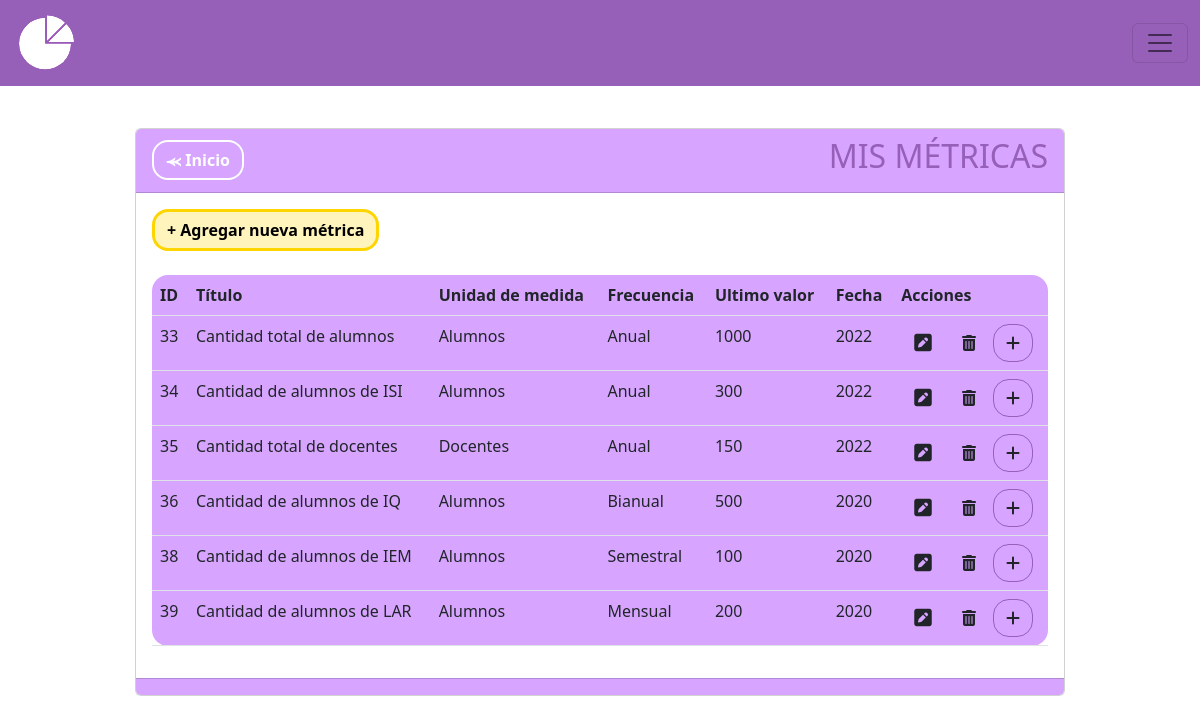
/metricas, run on an earlier commit of the app's database.
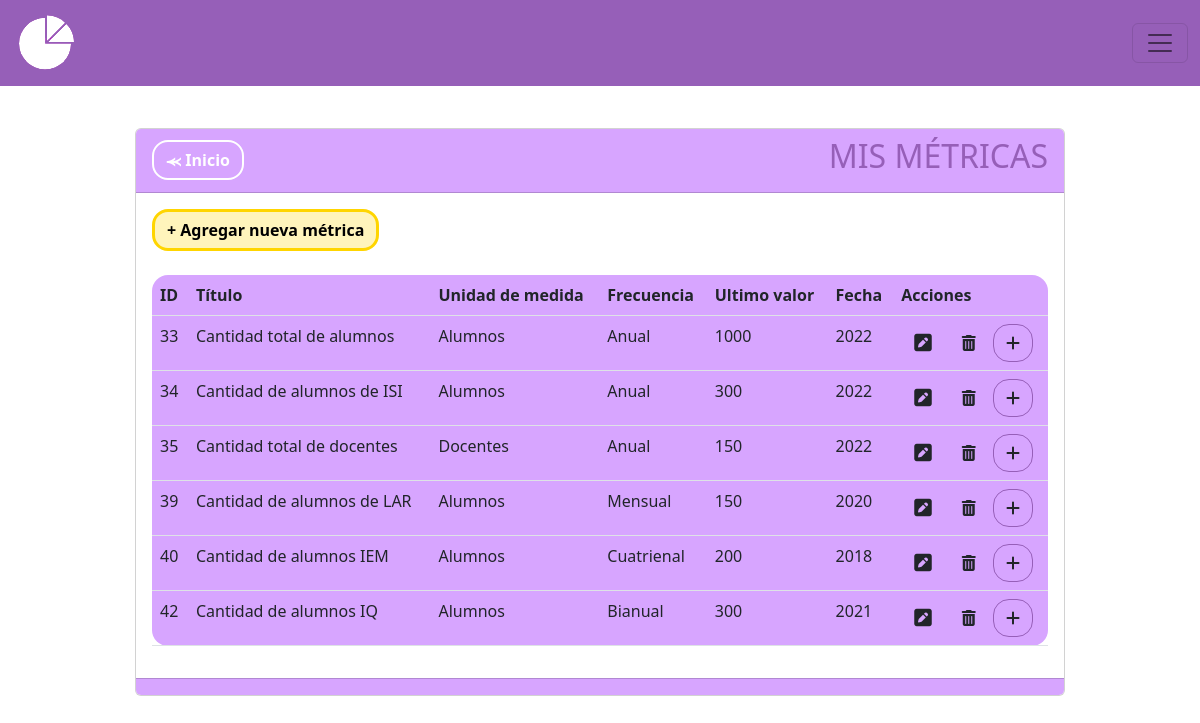
And on a later commit of the database.
### MIReApp/models.py (models this page shows, shortened)
class Metrica(models.Model):
    id = models.AutoField(primary_key=True)
    titulo = models.CharField(max_length=100,
                              verbose_name='Título',
                              unique= True,
                              validators= [
                                  RegexValidator(regex= r'^[a-zA-Z\s]*$',
                                                 message="El nombre no puede contener caracteres especiales.",
                                                 code='invalid_nombre')
                              ])
    descripcion = models.TextField(max_length=100, verbose_name='Descripción', blank=True, null=True)  #blank=True y null=True permiten que el campo se envie vacio
    unidad_medida = models.CharField(max_length=100,
                                        verbose_name='Unidad de Medida',
                                        validators= [
                                            RegexValidator(regex= r'^[a-zA-Z\s]*$',
                                                            message="La unidad de medida no puede contener caracteres especiales",
                                                            code='invalid_nombre')
                                        ])
    valor = models.IntegerField(verbose_name='Valor', validators=[MinValueValidator(0, message="El valor no puede ser negativo")], default=0)
    frecuencia = models.CharField(max_length=10, choices=FRECUENCIAS)
    year = models.PositiveIntegerField(verbose_name='Ingrese año:', validators=[validate_year])
    month = models.CharField(max_length=10, verbose_name='Ingrese mes:', choices=MESES, blank=True, null=True)
    semestral = models.CharField(max_length=15, verbose_name='Ingrese semestre:', choices=SEMESTRES, blank=True, null=True,)
    year2 = models.PositiveIntegerField(blank=True, null=True, verbose_name='Segundo año')

### MIReApp/views.py (the view)
# urls.py: path('metricas', views.metricas, name='metricas'),
def metricas(request):
    metricas = Metrica.objects.all()
    ultimos_valores = list()
    for u in metricas:
        if HistorialMetrica.objects.filter(metrica=u.id).order_by('año_historico'):
            t = list(HistorialMetrica.objects.filter(metrica=u.id).order_by('año_historico'))[-1] #Obtengo el la ultima instancia de la metrica
            u.valor = str(t.valor_historico) #Agrego en el campo valor, el valor de la ultima instancia
            u.year = str(t.año_historico) #Agrego en el campo año, el año de la ultima instancia
    return render(request, 'metricas/index.html', {'metrica': metricas})

### MIReApp/templates/metricas/index.html (shortened to what this page needs)
{% extends "base.html" %}
{% block contenido %}
<center>
    <link rel="stylesheet" href="https://cdnjs.cloudflare.com/ajax/libs/font-awesome/6.4.2/css/all.min.css">
    <div class="col-md-10 card" style="text-align: left;">
        <div class="card-header" style="background-color: #D7A5FF;">
            <div style="display: flex; justify-content: space-between; align-items: center;">
                <span><a href="{% url 'inicio' %}" class="btn btn-secondary rounded-4 fw-bold" style="background-color: transparent; color: #ffff;border-color: #ffff;border-width: 2px;">⪻ Inicio</a></span>
                <span><h2 style="color: #965FB8">MIS MÉTRICAS</h2></span>
            </div>
        </div>
        <div class="card-body">
            <a name="" id="" class="btn fw-bold rounded-4" style="background-color: #fff4bb;color: #000000;border-color: #ffd500;border-width: 3px;" href="{% url 'crear' %}">+ Agregar nueva métrica</a>
            <br>
            <br>
            <div class="table-responsive">
                <table class="table rounded-4" style="background-color: #D7A5FF;">
                    <thead>
                        <tr>
                            <th scope="col">ID</th>
                            <th scope="col">Título</th>
                            <th scope="col">Unidad de medida</th>
                            <th scope="col">Frecuencia</th>
                            <th scope="col">Ultimo valor</th>
                            <th scope="col">Fecha</th>
                            <th scope="col">Acciones</th>
                        </tr>
                    </thead>
                    <tbody>
                        {% for metri in metrica %}
                        <tr class="">
                            <td scope="row">{{ metri.id }}</td>
                            <td>{{ metri.titulo }}</td>
                            <td>{{ metri.unidad_medida }}</td>
                            <td>{{ metri.frecuencia }}</td>
                            <td>{{ metri.valor }}</td>
                            <td>{{ metri.year }}</td>
                            <td>
                                <a name="" id="" class="btn" href="{% url 'editar' metri.id %}"><i class="fa-solid fa-square-pen fa-lg"></i></a>
                                <a name="" id="" class="btn" href="{% url 'eliminar' metri.id %}" role="button"><i class="fa-solid fa-trash-can"></i></a>
                                <a name="" id="" class="btn rounded-4" style="border-color: #965FB8" href="{% url 'historial_metrica' metri.id %}"><i class="fa-solid fa-plus"></i></a>
                            </td>
                        </tr>
                        {% endfor %}
                    </tbody>
                </table>
            </div>
        </div>
        <div class="card-footer text-muted" style="background-color: #D7A5FF;">
        </div>
    </div>
</center>
{% endblock %}

### MIReApp/templates/base.html (shortened to what this page needs)
{% load static %}
<!doctype html>
<html lang="en">
<head>
  <link type="text/css" href='{% static "css/base.css" %}' rel="stylesheet"/>
  <link href="https://cdn.jsdelivr.net/npm/bootstrap@5.2.1/dist/css/bootstrap.min.css" rel="stylesheet"
>
</head>
<body>
  <nav class="navbar bg-body-tertiary fixed-top" style="background-color: #965FB8; position: fixed;">
    <div class="container-fluid">
      <a class="nav-item nav-link fw-bold " style="color: #965FB8;" href="{% url 'inicio' %}" aria-current="page">
      <img src="/../static/images/grafiquita.png" class="rounded-3"></a>
      <button class="navbar-toggler" type="button" data-bs-toggle="offcanvas" data-bs-target="#offcanvasNavbar" aria-controls="offcanvasNavbar" aria-label="Toggle navigation" >
        <span class="navbar-toggler-icon"></span>
      </button>
    </div>
    </nav>
    <div class="container">
        <div class="row">
            <div class="col-12">
              <br>
              {% block contenido %} {% endblock %}
            </div>
        </div>
    </div>
</body>
</html>

### MIReApp/static/css/base.css (style rules this page uses)
html, body { margin: 0; width: 100%; height: 100%; display: flex; justify-content: center; align-items: center; font-family: 'Dosis', sans-serif; font-weight: 300; -webkit-user-select: none; -moz-user-select: none; -ms-user-select: none; user-select: none; }
h2 { color: #965FB8; }
button { color:rgb(255, 255, 255); background-color: #D7A5FF }

What changed in the data, as far as the page shows it:
removed Metrica: id "36", titulo "Cantidad de alumnos de IQ", unidad_medida "Alumnos", frecuencia "Bianual", valor "500", year "2020"
removed Metrica: id "38", titulo "Cantidad de alumnos de IEM", unidad_medida "Alumnos", frecuencia "Semestral", valor "100", year "2020"
computed for Metrica "Cantidad de alumnos de LAR": valor "200" → "150"
added Metrica: id "40", titulo "Cantidad de alumnos IEM", unidad_medida "Alumnos", frecuencia "Cuatrienal", valor "200", year "2018"
added Metrica: id "42", titulo "Cantidad de alumnos IQ", unidad_medida "Alumnos", frecuencia "Bianual", valor "300", year "2021"
